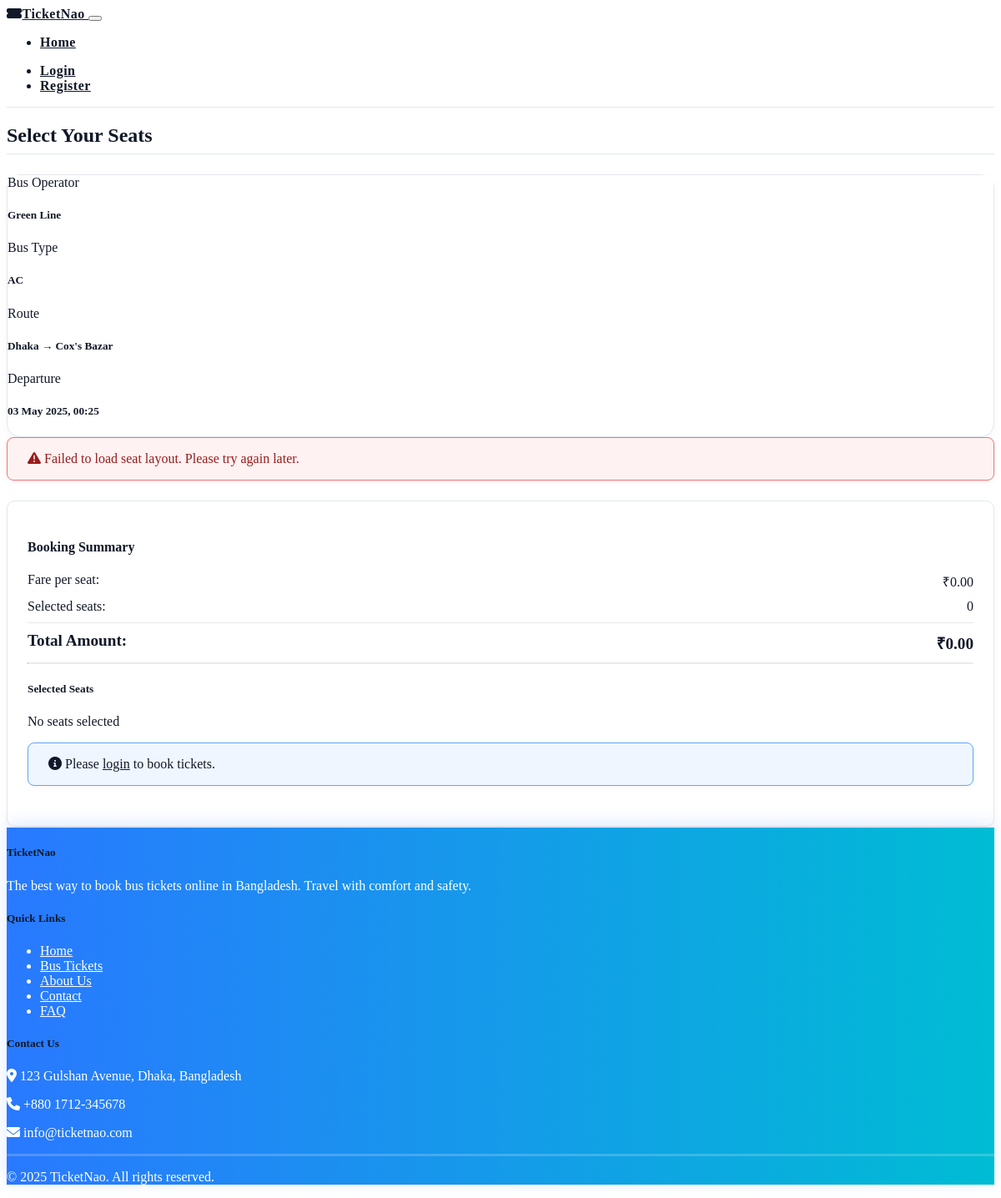
The app's page /schedule/2/ with its own data.
### main/models.py (models this page shows, shortened)
class Schedule(models.Model):
    route = models.ForeignKey(Route, on_delete=models.CASCADE, related_name='schedules')
    bus = models.ForeignKey(Bus, on_delete=models.CASCADE, related_name='schedules')
    departure_time = models.DateTimeField()
    arrival_time = models.DateTimeField()
    fare = models.DecimalField(max_digits=8, decimal_places=2)
    is_active = models.BooleanField(default=True)
    created_at = models.DateTimeField(auto_now_add=True)
    updated_at = models.DateTimeField(auto_now=True)

class Bus(models.Model):
    BUS_TYPES = (
        ('AC', 'AC'),
        ('Non-AC', 'Non-AC'),
        ('Sleeper', 'Sleeper'),
        ('Semi-Sleeper', 'Semi-Sleeper'),
        ('Luxury', 'Luxury'),
    )
    operator = models.ForeignKey(Operator, on_delete=models.CASCADE, related_name='buses')
    name = models.CharField(max_length=100)
    registration_number = models.CharField(max_length=50, unique=True)
    bus_type = models.CharField(max_length=20, choices=BUS_TYPES)
    total_seats = models.IntegerField()
    is_active = models.BooleanField(default=True)
    amenities = models.TextField(blank=True, null=True)
    created_at = models.DateTimeField(auto_now_add=True)
    updated_at = models.DateTimeField(auto_now=True)

class Operator(models.Model):
    name = models.CharField(max_length=100)
    description = models.TextField(blank=True, null=True)
    logo = models.URLField(blank=True, null=True)
    contact_email = models.EmailField(blank=True, null=True)
    contact_phone = models.CharField(max_length=20, blank=True, null=True)
    is_active = models.BooleanField(default=True)
    created_at = models.DateTimeField(auto_now_add=True)
    updated_at = models.DateTimeField(auto_now=True)

class Route(models.Model):
    source = models.CharField(max_length=100)
    destination = models.CharField(max_length=100)
    distance_km = models.DecimalField(max_digits=6, decimal_places=2, blank=True, null=True)
    estimated_duration_minutes = models.IntegerField(blank=True, null=True)
    created_at = models.DateTimeField(auto_now_add=True)
    updated_at = models.DateTimeField(auto_now=True)
    class Meta:
        unique_together = ('source', 'destination')

### main/views.py (the view)
# urls.py: path('schedule/<int:schedule_id>/', views.schedule_detail, name='schedule_detail'),
def schedule_detail(request, schedule_id):
    schedule = get_object_or_404(Schedule, pk=schedule_id)
    context = {
        'schedule': schedule,
    }
    return render(request, 'seat_selection.html', context)

### templates/seat_selection.html (shortened to what this page needs)
{% extends 'base.html' %}
{% load static %}
{% block content %}
<div class="container py-5">
    <div class="row">
        <div class="col-12">
            <h2 class="section-heading">Select Your Seats</h2>
            <div class="card mb-4">
                <div class="card-body">
                    <div class="row">
                        <div class="col-md-3 mb-3 mb-md-0">
                            <div class="text-muted mb-1">Bus Operator</div>
                            <h5>{{ schedule.bus.operator.name }}</h5>
                        </div>
                        <div class="col-md-3 mb-3 mb-md-0">
                            <div class="text-muted mb-1">Bus Type</div>
                            <h5>{{ schedule.bus.bus_type }}</h5>
                        </div>
                        <div class="col-md-3 mb-3 mb-md-0">
                            <div class="text-muted mb-1">Route</div>
                            <h5>{{ schedule.route.source }} → {{ schedule.route.destination }}</h5>
                        </div>
                        <div class="col-md-3">
                            <div class="text-muted mb-1">Departure</div>
                            <h5>{{ schedule.departure_time|date:"d M Y, H:i" }}</h5>
                        </div>
                    </div>
                </div>
            </div>
        </div>
    </div>
    <div class="row">
        <div class="col-md-8">
            <div id="seat-layout" class="mb-4">
            </div>
        </div>
        <div class="col-md-4">
            <div class="booking-summary sticky-top" style="top: 20px;">
                <h4>Booking Summary</h4>
                <div class="summary-item">
                    <span>Fare per seat:</span>
                    <span>₹<span id="fare">0.00</span></span>
                </div>
                <div class="summary-item">
                    <span>Selected seats:</span>
                    <span id="selected-seat-count">0</span>
                </div>
                <div class="summary-item summary-total">
                    <span>Total Amount:</span>
                    <span>₹<span id="total-price">0.00</span></span>
                </div>
                <hr>
                <div class="selected-seats-container mb-4">
                    <h5 class="mb-3">Selected Seats</h5>
                    <div id="selected-seats">
                        <p>No seats selected</p>
                    </div>
                </div>
                {% if user.is_authenticated %}
                <form id="booking-form" action="{% url 'main:book_seats' schedule.id %}" method="post">
                    {% csrf_token %}
                    <h5 class="mb-3">Passenger Details</h5>
                    <div class="mb-3">
                        <label for="passenger-name" class="form-label">Passenger Name</label>
                        <input type="text" class="form-control" id="passenger-name" name="passenger_name" required>
                    </div>
                    <div class="mb-3">
                        <label for="passenger-email" class="form-label">Email</label>
                        <input type="email" class="form-control" id="passenger-email" name="passenger_email" required>
                    </div>
                    <div class="mb-3">
                        <label for="passenger-phone" class="form-label">Phone Number</label>
                        <input type="tel" class="form-control" id="passenger-phone" name="passenger_phone" required>
                    </div>
                    <input type="hidden" id="selected-seat-ids" name="selected_seat_ids">
                    <div class="d-grid">
                        <button type="submit" class="btn btn-primary btn-lg">Book Now</button>
                    </div>
                </form>
                {% else %}
                <div class="alert alert-info">
                    <i class="fas fa-info-circle me-2"></i> Please <a href="{% url 'auth:login' %}?next={{ request.path }}">login</a> to book tickets.
                </div>
                {% endif %}
            </div>
        </div>
    </div>
</div>
{% endblock %}

### static/css/style.css (style rules this page uses)
:root { --primary-color: #6366f1; --secondary-color: #64748B; --success-color: #22C55E; --danger-color: #EF4444; --warning-color: #FACC15; --info-color: #0EA5E9; --dark-color: #fff; --light-color: #111827; --border-color: #e5e7eb; --body-bg: #fff; --card-bg: #fff; }
body { background: var(--body-bg); color: var(--light-color); }
.hero-section, .feature-card, .operator-card, .booking-summary, .admin-table-container, .form-container, .ticket, .card { background-color: #fff !important; border-radius: 16px; box-shadow: 0 2px 8px rgba(0,0,0,0.04); border: 1px solid var(--border-color) !important; }
.section-heading { color: var(--light-color); border-bottom: 1px solid var(--border-color); font-weight: 700; }
.section-heading::after { display: none; }
.card, .feature-card, .operator-card, .booking-summary, .admin-table-container, .form-container, .ticket { border: 1px solid var(--border-color) !important; background: var(--card-bg) !important; }
hr { border-top: 1px solid var(--border-color); }
.section-heading { margin-bottom: 1.5rem; padding-bottom: 0.5rem; position: relative; }
.section-heading::after { content: ''; position: absolute; left: 0; bottom: 0; width: 50px; height: 3px; background-color: var(--primary-color); }
.booking-summary { background-color: var(--card-bg); border-radius: 10px; padding: 1.5rem; }
.summary-item { display: flex; justify-content: space-between; margin-bottom: 10px; }
.summary-total { font-weight: bold; font-size: 1.2rem; border-top: 1px solid var(--border-color); padding-top: 10px; margin-top: 10px; }
.alert { border-radius: 8px; font-weight: 500; padding: 1rem 1.5rem; margin-bottom: 1.5rem; border: 1px solid #e5e7eb; box-shadow: 0 2px 8px rgba(0,0,0,0.04); }
.alert-info { background: #eff6ff !important; color: #1e40af !important; border-color: #60a5fa !important; }
.form-container, .card, .profile-section, .account-section, .booking-summary, .admin-table-container, .form-container *, .card *, .profile-section *, .account-section *, .booking-summary *, .admin-table-container * { color: #111827 !important; }
label, .form-label, h1, h2, h3, h4, h5, h6 { color: #111827 !important; }
.card, .card-body, .card-header, .list-group, .list-group-item { background: #fff !important; color: #111827 !important; border-color: #e5e7eb !important; }

### records on screen
Schedule: bus.operator.name "Green Line", bus.bus_type "AC", route.source "Dhaka", route.destination "Cox's Bazar", departure_time "03 May 2025, 00:25"
